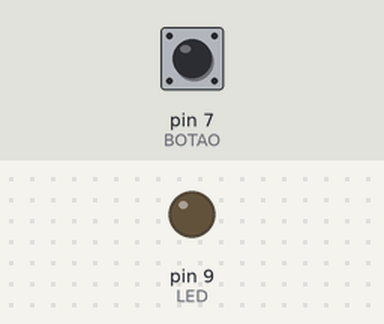
Simulated run of this sketch. Board: Arduino Uno, built with avr-gcc and run on an emulated ATmega328P. Shown: output pins drawn as LEDs (lit = HIGH). The test bench sets the inputs (shaded band); at power-on: pin 7 (BOTAO) LOW.

Above: at 1.2 s.
1.3 s: pin 7 (BOTAO) pulled HIGH for 0.15 s
At 1.37 s:
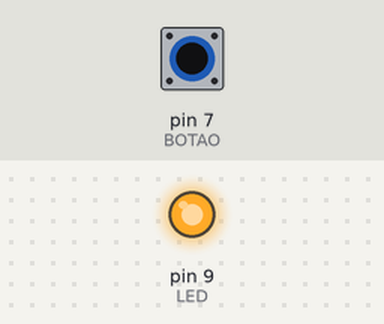
2.9 s: pin 7 (BOTAO) pulled HIGH for 3.2 s
At 7.2 s:
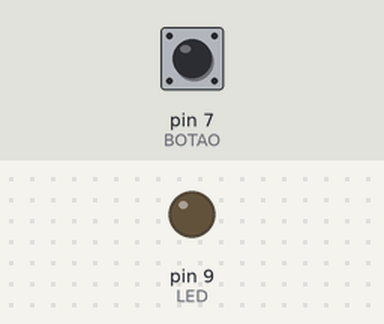
Timing chart, 0 to 8.7 s (numbered marks = the images above; inputs shaded):
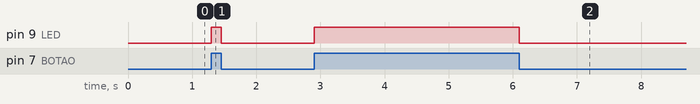

Measured:
- after the input at 1.3 s, pin 9 (LED): LOW → HIGH at once, → LOW 0.15 s later
- after the input at 2.9 s, pin 9 (LED): LOW → HIGH at once, → LOW 3.2 s later

The sketch:

Botao.ino
```cpp
int LED = 9;
int BOTAO = 7;
int valor;

void setup(){
    pinMode(LED, OUTPUT);
    pinMode(BOTAO, INPUT);
}

void loop(){
    valor = digitalRead(BOTAO);
    digitalWrite(LED, valor);
    delay(50);
}
```
